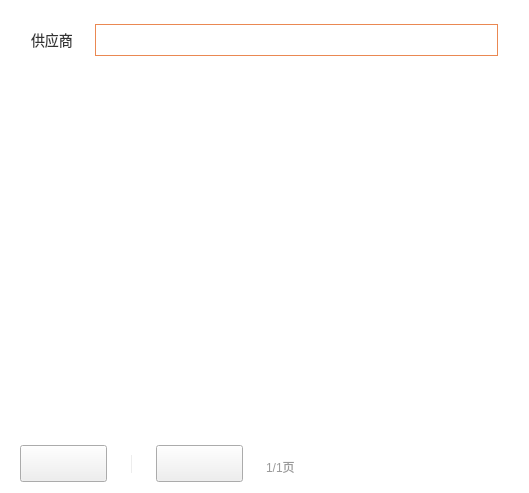
<?xml version="1.0" encoding="UTF-8"?>
<ui version="4.0">
 <class>ReceiveProviderForCreateWidget</class>
 <widget class="QWidget" name="ReceiveProviderForCreateWidget">
  <property name="geometry">
   <rect>
    <x>0</x>
    <y>0</y>
    <width>529</width>
    <height>493</height>
   </rect>
  </property>
  <property name="windowTitle">
   <string>Form</string>
  </property>
  <layout class="QVBoxLayout" name="verticalLayout">
   <property name="spacing">
    <number>0</number>
   </property>
   <property name="leftMargin">
    <number>0</number>
   </property>
   <property name="topMargin">
    <number>0</number>
   </property>
   <property name="rightMargin">
    <number>0</number>
   </property>
   <property name="bottomMargin">
    <number>0</number>
   </property>
   <item>
    <widget class="QWidget" name="topWidget" native="true">
     <property name="minimumSize">
      <size>
       <width>0</width>
       <height>80</height>
      </size>
     </property>
     <property name="maximumSize">
      <size>
       <width>16777215</width>
       <height>80</height>
      </size>
     </property>
     <property name="styleSheet">
      <string notr="true">background-color:#ffffff;</string>
     </property>
     <layout class="QHBoxLayout" name="horizontalLayout_2">
      <property name="leftMargin">
       <number>31</number>
      </property>
      <property name="topMargin">
       <number>24</number>
      </property>
      <property name="rightMargin">
       <number>31</number>
      </property>
      <property name="bottomMargin">
       <number>24</number>
      </property>
      <item>
       <widget class="QLabel" name="label">
        <property name="minimumSize">
         <size>
          <width>58</width>
          <height>0</height>
         </size>
        </property>
        <property name="maximumSize">
         <size>
          <width>58</width>
          <height>16777215</height>
         </size>
        </property>
        <property name="styleSheet">
         <string notr="true">font-size:14px;
color:#333333;
font-family:&quot;微软雅黑&quot;;</string>
        </property>
        <property name="text">
         <string>供应商</string>
        </property>
       </widget>
      </item>
      <item>
       <widget class="SearchEdit" name="searchEdit" native="true">
        <property name="styleSheet">
         <string notr="true">border: 1px solid #ea8852;</string>
        </property>
       </widget>
      </item>
     </layout>
    </widget>
   </item>
   <item>
    <widget class="ReceiveProviderListView" name="listView">
     <property name="styleSheet">
      <string notr="true">QListView{
border:none;
}</string>
     </property>
    </widget>
   </item>
   <item>
    <widget class="QWidget" name="bottomWidget" native="true">
     <property name="minimumSize">
      <size>
       <width>0</width>
       <height>58</height>
      </size>
     </property>
     <property name="maximumSize">
      <size>
       <width>16777215</width>
       <height>58</height>
      </size>
     </property>
     <property name="styleSheet">
      <string notr="true">QWidget#bottomWidget{
	background-color:#ffffff;
}</string>
     </property>
     <layout class="QHBoxLayout" name="horizontalLayout_3">
      <property name="spacing">
       <number>20</number>
      </property>
      <property name="leftMargin">
       <number>20</number>
      </property>
      <property name="topMargin">
       <number>0</number>
      </property>
      <property name="rightMargin">
       <number>14</number>
      </property>
      <property name="bottomMargin">
       <number>0</number>
      </property>
      <item>
       <widget class="QWidget" name="widget_4" native="true">
        <layout class="QHBoxLayout" name="horizontalLayout_4">
         <property name="spacing">
          <number>24</number>
         </property>
         <property name="leftMargin">
          <number>0</number>
         </property>
         <property name="topMargin">
          <number>0</number>
         </property>
         <property name="rightMargin">
          <number>0</number>
         </property>
         <property name="bottomMargin">
          <number>0</number>
         </property>
         <item>
          <widget class="QPushButton" name="lastPageButton">
           <property name="minimumSize">
            <size>
             <width>87</width>
             <height>37</height>
            </size>
           </property>
           <property name="maximumSize">
            <size>
             <width>87</width>
             <height>37</height>
            </size>
           </property>
           <property name="styleSheet">
            <string notr="true">QPushButton
{
	border-image: url(:/saleImage/btn-up-nomal.png);
}

QPushButton:pressed
{
	border-image: url(:/saleImage/btn-up-pess.png);
}

QPushButton:disabled
{
border-image: url(:/saleImage/btn-up-disable.png);
}</string>
           </property>
           <property name="text">
            <string/>
           </property>
          </widget>
         </item>
         <item>
          <widget class="QWidget" name="widget_3" native="true">
           <property name="minimumSize">
            <size>
             <width>1</width>
             <height>18</height>
            </size>
           </property>
           <property name="maximumSize">
            <size>
             <width>1</width>
             <height>18</height>
            </size>
           </property>
           <property name="styleSheet">
            <string notr="true">border: 1px solid #ededed;</string>
           </property>
          </widget>
         </item>
         <item>
          <widget class="QPushButton" name="nextPageButton">
           <property name="minimumSize">
            <size>
             <width>87</width>
             <height>37</height>
            </size>
           </property>
           <property name="maximumSize">
            <size>
             <width>87</width>
             <height>37</height>
            </size>
           </property>
           <property name="styleSheet">
            <string notr="true">QPushButton{
	border-image: url(:/saleImage/btn-down-nomal.png);
}

QPushButton:pressed{
	border-image: url(:/saleImage/btn-down-pess.png);
}

QPushButton:disabled{
	border-image: url(:/saleImage/btn-down-disabled.png);
}</string>
           </property>
           <property name="text">
            <string/>
           </property>
          </widget>
         </item>
        </layout>
       </widget>
      </item>
      <item>
       <widget class="QLabel" name="pageLabel">
        <property name="styleSheet">
         <string notr="true">font-size:12px;
color:#999999;
font-family:&quot;微软雅黑&quot;;
padding-top:6px;</string>
        </property>
        <property name="text">
         <string>1/1页</string>
        </property>
       </widget>
      </item>
      <item>
       <spacer name="horizontalSpacer_3">
        <property name="orientation">
         <enum>Qt::Horizontal</enum>
        </property>
        <property name="sizeHint" stdset="0">
         <size>
          <width>40</width>
          <height>20</height>
         </size>
        </property>
       </spacer>
      </item>
     </layout>
    </widget>
   </item>
  </layout>
 </widget>
 <customwidgets>
  <customwidget>
   <class>SearchEdit</class>
   <extends>QWidget</extends>
   <header>SearchEdit.h</header>
   <container>1</container>
  </customwidget>
  <customwidget>
   <class>ReceiveProviderListView</class>
   <extends>QListView</extends>
   <header>ReceiveProviderListView.h</header>
  </customwidget>
 </customwidgets>
 <resources/>
 <connections/>
</ui>
